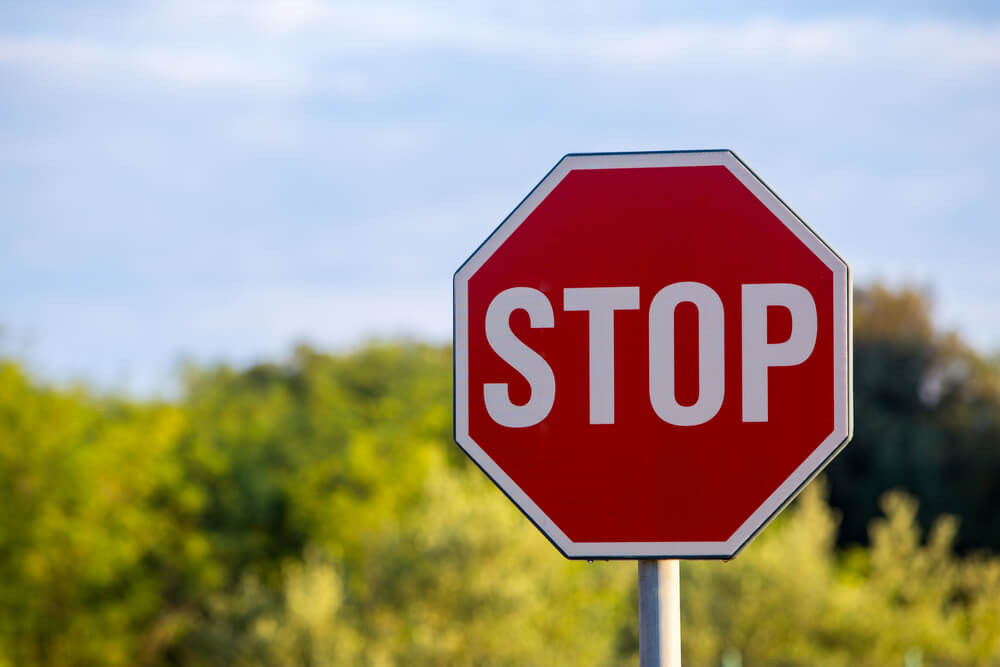
#> input picture 9-image-manipulation/images/stop.jpeg, 1000 x 667 px, found by its file name
$ python l2-green-screen.py
#> lines starting #> are read from the running program, lines starting #| are printed output that depends on the picture
### assignment-3/simpleimage.py
#!/usr/bin/env python3

"""
Stanford CS106AP SimpleImage

Written by Nick Parlante, Sonja Johnson-Yu, and Nick Bowman.
 -7/2019  version, has file reading, pix, foreach, hidden get/setpix

SimpleImage Features:
Create image:
  image = SimpleImage.blank(400, 200)   # create new image of size
  image = SimpleImage('foo.jpg')        # create from file

Access size
  image.width, image.height

Get pixel at x,y
  pix = image.get_pixel(x, y)
  # pix is RGB tuple like (100, 200, 0)

Set pixel at x,y
  image.set_pixel(x, y, pix)   # set data by tuple also

Get Pixel object at x,y
  pixel = image.get_pixel(x, y)
  pixel.red = 0
  pixel.blue = 255

Show image on screen
  image.show()

The main() function below demonstrates the above functions as a test.
"""

import sys
# If the following line fails, "Pillow" needs to be installed
from PIL import Image


# [11 lines left out: function clamp, not called in this run]


class Pixel(object):
    """
    A pixel at an x,y in a SimpleImage.
    Supports set/get .red .green .blue
    and get .x .y
    """
    def __init__(self, image, x, y):
        self.image = image
        self._x = x
        self._y = y

    def __str__(self):
        return 'r:' + str(self.red) + ' g:' + str(self.green) + ' b:' + str(self.blue)

    # Pillow image stores each pixel color as a (red, green, blue) tuple.
    # So the functions below have to unpack/repack the tuple to change anything.

    @property
    def red(self):
        return self.image.px[self._x, self._y][0]

    # [4 lines left out: function red, not called in this run]

    @property
    def green(self):
        return self.image.px[self._x, self._y][1]

    # [4 lines left out: function green, not called in this run]

    @property
    def blue(self):
        return self.image.px[self._x, self._y][2]

    # [4 lines left out: function blue, not called in this run]

    @property
    def x(self):
        return self._x

    @property
    def y(self):
        return self._y


# color tuples for background color names 'red' 'white' etc.
BACK_COLORS = {
    'white': (255, 255, 255),
    'black': (0, 0, 0),
    'red': (255, 0, 0),
    'green': (0, 255, 0),
    'blue': (0, 0, 255),
}


class SimpleImage(object):
    def __init__(self, filename, width=0, height=0, back_color=None):
        """
        Create a new image. This case works: SimpleImage('foo.jpg')
        To create a blank image use SimpleImage.blank(500, 300)
        The other parameters here are for internal/experimental use.
        """
#> called with filename = './9-image-manipulation/images//stop.jpeg', width = 0, height = 0
        # Create pil_image either from file, or making blank
        if filename:
            self.pil_image = Image.open(filename).convert("RGB")
#> self.pil_image is the input picture: PIL image 1000x667 RGB; mean R, G, B 159.7, 147.3, 129.6
            if self.pil_image.mode != 'RGB':
                raise Exception('Image file is not RGB')
            self._filename = filename  # hold onto
        else:
            if not back_color:
                back_color = 'white'
            color_tuple = BACK_COLORS[back_color]
            if width == 0 or height == 0:
                raise Exception('Creating blank image requires width/height but got {} {}'
                                .format(width, height))
            self.pil_image = Image.new('RGB', (width, height), color_tuple)
        self.px = self.pil_image.load()
        size = self.pil_image.size
#> size = (1000, 667)
        self._width = size[0]
#> self._width = 1000
        self._height = size[1]
#> self._height = 667
#> call 2 of __init__, with width = 0, height = 0
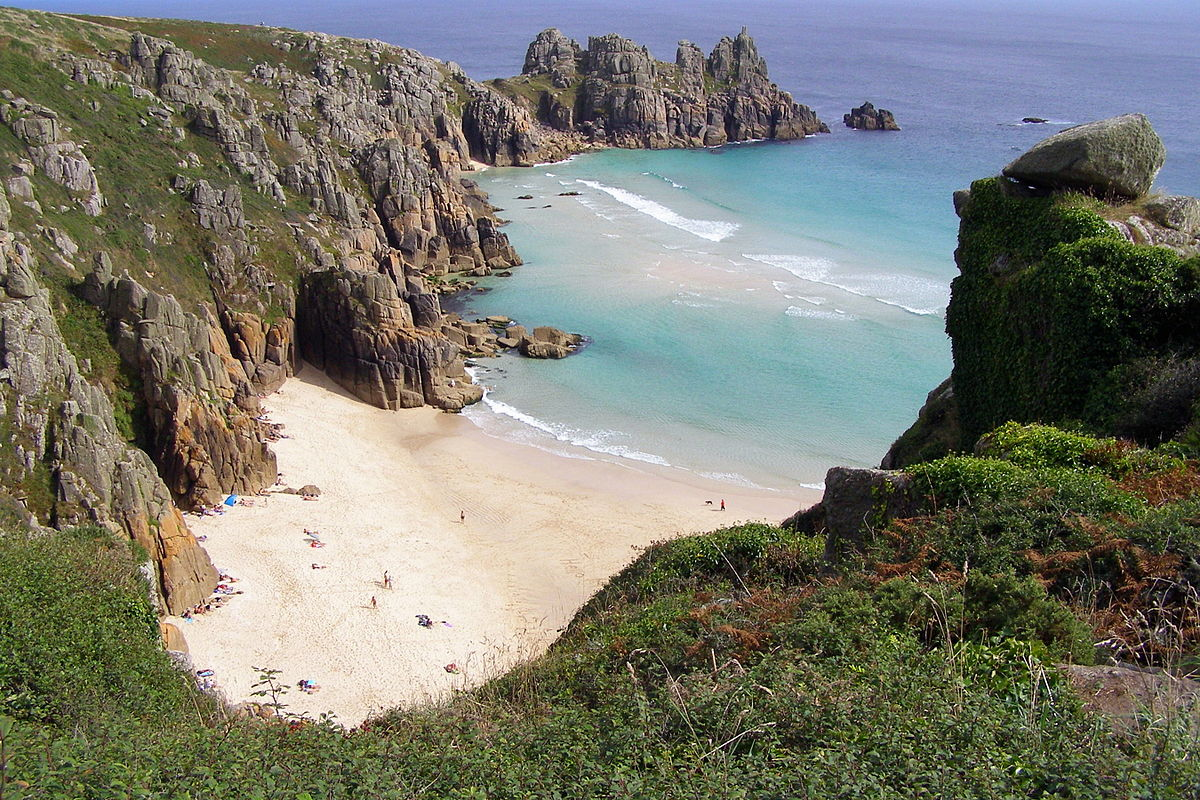
#> input picture 9-image-manipulation/images/beach.jpeg, 1200 x 800 px, found by its file name
#> in __init__, self.pil_image is the input picture: PIL image 1200x800 RGB; mean R, G, B 120.1, 120.9, 109.4
        self.curr_x = 0
        self.curr_y = 0

    def __iter__(self):
        return self

    def __next__(self):
        if self.curr_x < self.width and self.curr_y < self.height:
            x = self.curr_x
#> x = 0
            y = self.curr_y
            self.increment_curr_counters()
            return Pixel(self, x, y)
        else:
            self.curr_x = 0
            self.curr_y = 0
            raise StopIteration()

    def increment_curr_counters(self):
        self.curr_x += 1
        if self.curr_x == self.width:
            self.curr_x = 0
            self.curr_y += 1

    # [9 lines left out: functions blank, file, not called in this run]

    @property
    def width(self):
        """Width of image in pixels."""
        return self._width

    @property
    def height(self):
        """Height of image in pixels."""
        return self._height

    def get_pixel(self, x, y):
        """
        Returns a Pixel at the given x,y, suitable for getting/setting
        .red .green .blue values.
        """
        if x < 0 or x >= self._width or y < 0 or y >= self.height:
            e = Exception('get_pixel bad coordinate x %d y %d (vs. image width %d height %d)' %
                          (x, y, self._width, self.height))
            raise e
        return Pixel(self, x, y)

    def set_pixel(self, x, y, pixel):
        if x < 0 or x >= self._width or y < 0 or y >= self.height:
            e = Exception('set_pixel bad coordinate x %d y %d (vs. image width %d height %d)' %
                          (x, y, self._width, self.height))
            raise e
        self.px[x, y] = (pixel.red, pixel.green, pixel.blue)

    # [7 lines left out: function set_rgb, not called in this run]

    def _get_pix_(self, x, y):
        """Get pix RGB tuple (200, 100, 50) for the given x,y."""
        return self.px[x, y]

    def _set_pix_(self, x, y, pix):
        """Set the given pix RGB tuple into the image at the given x,y."""
        self.px[x, y] = pix

    def show(self):
        """Displays the image using an external utility."""
        self.pil_image.show()
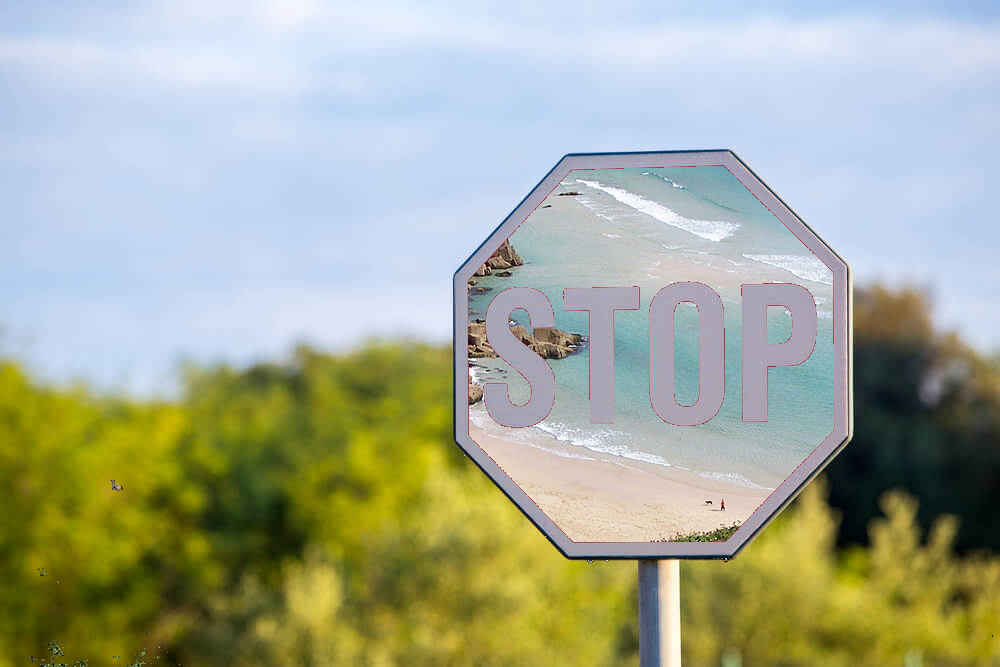
#> shown: PIL image 1000x667 RGB; mean R, G, B 165.7, 172.1, 153.1

    # [39 lines left out: functions make_as_big_as, main, not called in this run]


# [2 lines that do not run on import are left out]

### 9-image-manipulation/l2-green-screen.py
from simpleimage import SimpleImage
from images import *

# MAIN = "./9-image-manipulation/stop.jpeg"
# BACKGROUND = "./9-image-manipulation/beach.jpeg"
MAIN = stop
BACKGROUND = beach
INTENSITY_THRESHOLD = 1.6

def red_screen(main_file, background_file):
  image = SimpleImage(main_file)
  back_image = SimpleImage(background_file)

  for pixel in image:
    average = (pixel.red + pixel.green + pixel.blue) // 3
    if pixel.red >= average * INTENSITY_THRESHOLD:
      # Replace this sufficiently green pixel with same pixel from background
      x = pixel.x
      y = pixel.y
      image.set_pixel(x, y, back_image.get_pixel(x,y))
  return image

red_screen(MAIN,BACKGROUND).show()
